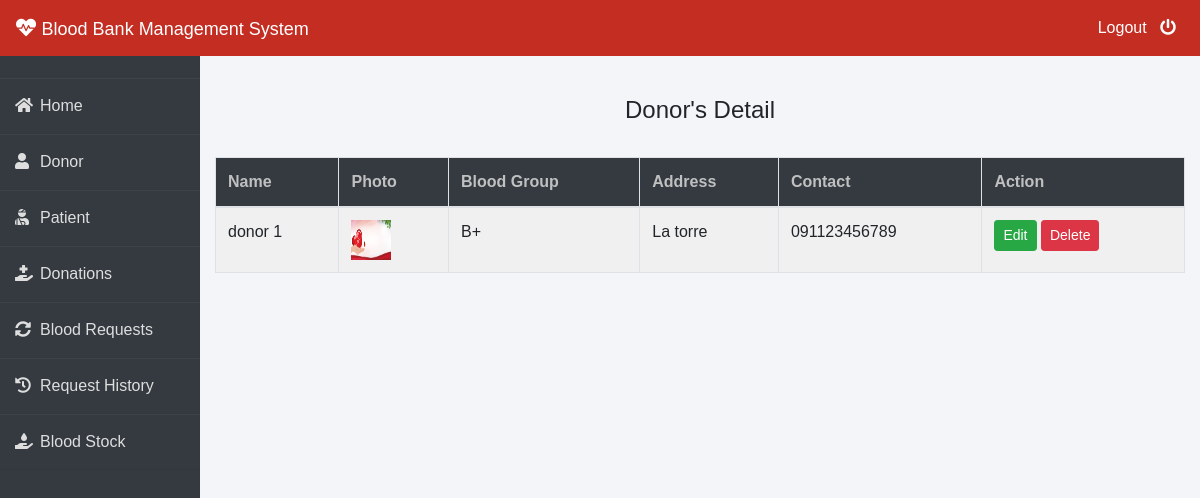
Page /admin-donor (signed in) on the earlier database version.
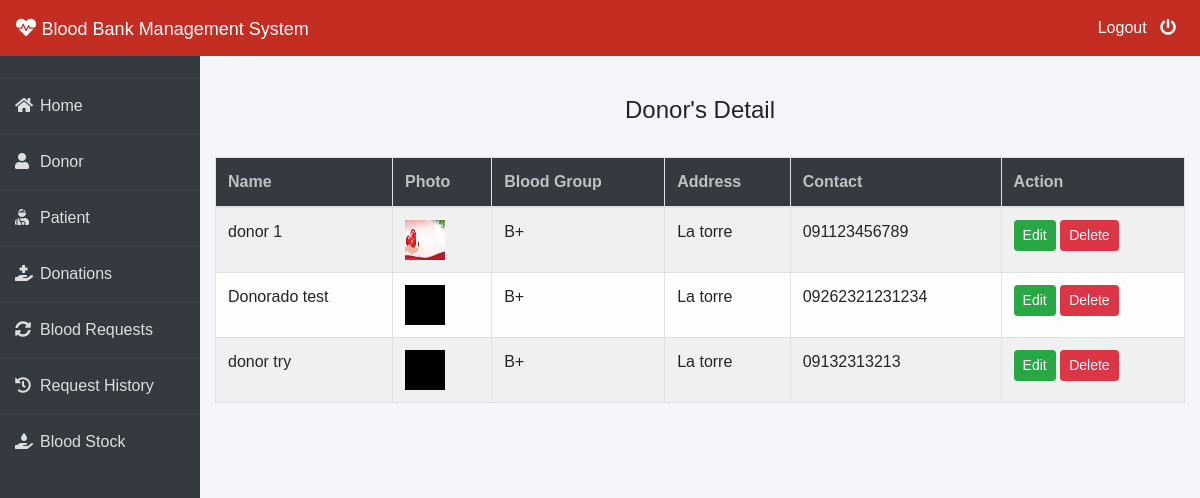
Same page on the later database version.
### donor/models.py (models this page shows, shortened)
class Donor(models.Model):
    user = models.OneToOneField(User, on_delete=models.CASCADE)
    profile_pic = models.ImageField(upload_to='profile_pic/Donor/', null=True, blank=True)
    BLOOD_GROUP_CHOICES = [
        ('A+', 'A+'),
        ('A-', 'A-'),
        ('B+', 'B+'),
        ('B-', 'B-'),
        ('AB+', 'AB+'),
        ('AB-', 'AB-'),
        ('O+', 'O+'),
        ('O-', 'O-'),
    ]
    bloodgroup = models.CharField(max_length=10, choices=BLOOD_GROUP_CHOICES)
    address = models.CharField(max_length=255)  # Increased max_length for more flexibility
    mobile = models.CharField(max_length=20, null=False)
    @property
    def get_name(self):
        return f"{self.user.first_name} {self.user.last_name}"

### blood/views.py (the view)
# urls.py: path('admin-donor', views.admin_donor_view,name='admin-donor'),
@login_required(login_url='adminlogin')
def admin_donor_view(request):
    donors=dmodels.Donor.objects.all()
    return render(request,'blood/admin_donor.html',{'donors':donors})

### templates/blood/admin_donor.html
{% extends 'blood/adminbase.html' %}
{% block content %}
{% load widget_tweaks %}
{%load static%}
<br><br>
<div class="container">
    <H4 class="text-center">Donor's Detail</H4><br>
    <table class="table table-light table-hover table-bordered table-striped">
        <thead class="bg-dark">
            <tr>
                <th scope="col" style="color: rgb(192, 192, 192);">Name</th>
                <th scope="col" style="color: rgb(192, 192, 192);">Photo</th>
                <th scope="col" style="color: rgb(192, 192, 192);">Blood Group</th>
                <th scope="col" style="color: rgb(192, 192, 192);">Address</th>
                <th scope="col" style="color: rgb(192, 192, 192);">Contact</th>
                <th style="color: rgb(192, 192, 192);">Action</th>
            </tr>
        </thead>
        <tbody>
            {% for t in donors %}
            <tr>
                <td> {{t.get_name}}</td>
                <td> <img src="{% static t.profile_pic.url %}" alt="Profile Pic" height="40px" width="40px" /></td>
                <td>{{t.bloodgroup}}</td>
                <td>{{t.address}}</td>
                <td>{{t.mobile}}</td>
                <td>
                    <button class="btn btn-success btn-sm"><a  style="text-decoration: none;color: white;" href="{% url 'update-donor' t.id  %}">Edit</a> </button>
                    <button class="btn btn-danger btn-sm"><a  style="text-decoration: none;color: white;" href="{% url 'delete-donor' t.id  %}">Delete</a> </button>
                </td>
            </tr>
            {% endfor %}
        </tbody>
    </table>
</div>
{% endblock content %}

Differences in the rows shown:
added Donor: get_name "Donorado test", profile_pic (picture), bloodgroup "B+", address "La torre", mobile "09262321231234"
added Donor: get_name "donor try", profile_pic (picture), bloodgroup "B+", address "La torre", mobile "09132313213"
